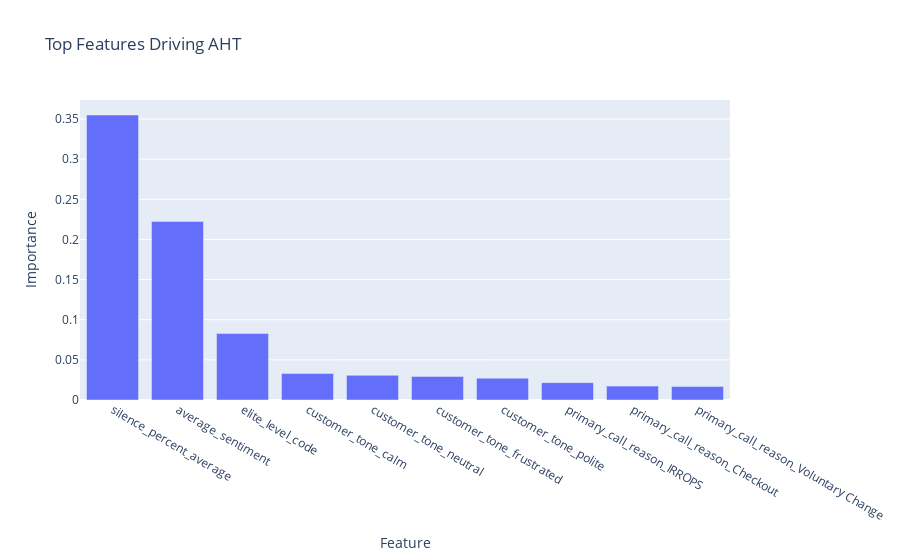
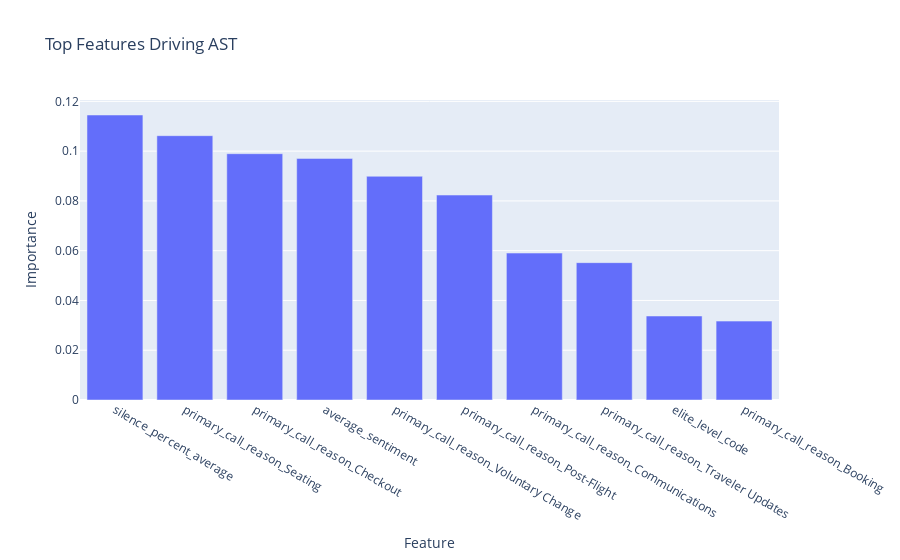

The code cell stored with these charts, in order, in its notebook:
### Code cell
# Visualize AHT feature importance:
fig_aht = px.bar(feature_importance_aht.head(10), x='Feature', y='Importance', title='Top Features Driving AHT')
fig_aht.show()

# Visualize AST feature importance:
fig_ast = px.bar(feature_importance_ast.head(10), x='Feature', y='Importance', title='Top Features Driving AST')
fig_ast.show()

### Figure 1 — Plotly figure (JSON) as saved in the notebook; plotly's stock layout.template omitted (floating-point values rounded to 4 significant figures)
{"data": [{"alignmentgroup": "True", "hovertemplate": "Feature=%{x}<br>Importance=%{y}<extra></extra>", "legendgroup": "", "marker": {"color": "#636efa", "pattern": {"shape": ""}}, "name": "", "offsetgroup": "", "orientation": "v", "showlegend": false, "textposition": "auto", "type": "bar", "x": ["silence_percent_average", "average_sentiment", "elite_level_code", "customer_tone_calm", "customer_tone_neutral", "customer_tone_frustrated", "customer_tone_polite", "primary_call_reason_IRROPS", "primary_call_reason_Checkout", "primary_call_reason_Voluntary Change"], "xaxis": "x", "y": [0.3551, 0.2225, 0.08279, 0.03295, 0.03074, 0.0294, 0.0272, 0.02163, 0.0173, 0.01679], "yaxis": "y"}], "layout": {"barmode": "relative", "legend": {"tracegroupgap": 0}, "title": {"text": "Top Features Driving AHT"}, "xaxis": {"anchor": "y", "domain": [0, 1], "title": {"text": "Feature"}}, "yaxis": {"anchor": "x", "domain": [0, 1], "title": {"text": "Importance"}}}}

### Figure 2 — Plotly figure (JSON) as saved in the notebook; plotly's stock layout.template omitted (floating-point values rounded to 4 significant figures)
{"data": [{"alignmentgroup": "True", "hovertemplate": "Feature=%{x}<br>Importance=%{y}<extra></extra>", "legendgroup": "", "marker": {"color": "#636efa", "pattern": {"shape": ""}}, "name": "", "offsetgroup": "", "orientation": "v", "showlegend": false, "textposition": "auto", "type": "bar", "x": ["silence_percent_average", "primary_call_reason_Seating", "primary_call_reason_Checkout", "average_sentiment", "primary_call_reason_Voluntary Change", "primary_call_reason_Post-Flight", "primary_call_reason_Communications", "primary_call_reason_Traveler Updates", "elite_level_code", "primary_call_reason_Booking"], "xaxis": "x", "y": [0.1145, 0.1062, 0.09897, 0.09708, 0.0899, 0.08235, 0.05904, 0.05519, 0.03375, 0.0317], "yaxis": "y"}], "layout": {"barmode": "relative", "legend": {"tracegroupgap": 0}, "title": {"text": "Top Features Driving AST"}, "xaxis": {"anchor": "y", "domain": [0, 1], "title": {"text": "Feature"}}, "yaxis": {"anchor": "x", "domain": [0, 1], "title": {"text": "Importance"}}}}
